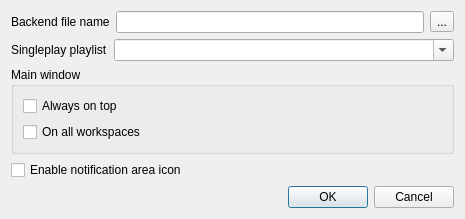
<?xml version="1.0" encoding="UTF-8"?>
<ui version="4.0">
 <class>settings_dialog</class>
 <widget class="QDialog" name="settings_dialog">
  <property name="geometry">
   <rect>
    <x>0</x>
    <y>0</y>
    <width>465</width>
    <height>217</height>
   </rect>
  </property>
  <property name="windowTitle">
   <string>Settings</string>
  </property>
  <layout class="QVBoxLayout" name="verticalLayout_2">
   <item>
    <layout class="QHBoxLayout" name="horizontalLayout">
     <item>
      <widget class="QLabel" name="label">
       <property name="text">
        <string>Backend file name</string>
       </property>
      </widget>
     </item>
     <item>
      <widget class="QLineEdit" name="backend_filepath"/>
     </item>
     <item>
      <widget class="QToolButton" name="backend_filedialog">
       <property name="text">
        <string>...</string>
       </property>
      </widget>
     </item>
    </layout>
   </item>
   <item>
    <layout class="QHBoxLayout" name="horizontalLayout_2">
     <item>
      <widget class="QLabel" name="label_2">
       <property name="sizePolicy">
        <sizepolicy hsizetype="Minimum" vsizetype="Preferred">
         <horstretch>0</horstretch>
         <verstretch>0</verstretch>
        </sizepolicy>
       </property>
       <property name="text">
        <string>Singleplay playlist</string>
       </property>
      </widget>
     </item>
     <item>
      <widget class="QComboBox" name="singleplay_playlist">
       <property name="sizePolicy">
        <sizepolicy hsizetype="Expanding" vsizetype="Fixed">
         <horstretch>0</horstretch>
         <verstretch>0</verstretch>
        </sizepolicy>
       </property>
       <property name="sizeIncrement">
        <size>
         <width>1</width>
         <height>0</height>
        </size>
       </property>
       <property name="editable">
        <bool>true</bool>
       </property>
      </widget>
     </item>
    </layout>
   </item>
   <item>
    <widget class="QGroupBox" name="groupBox">
     <property name="title">
      <string>Main window</string>
     </property>
     <layout class="QVBoxLayout" name="verticalLayout">
      <item>
       <widget class="QCheckBox" name="always_on_top">
        <property name="text">
         <string>Always on top</string>
        </property>
       </widget>
      </item>
      <item>
       <widget class="QCheckBox" name="on_all_workspaces">
        <property name="text">
         <string>On all workspaces</string>
        </property>
       </widget>
      </item>
     </layout>
    </widget>
   </item>
   <item>
    <widget class="QCheckBox" name="notification_area_icon">
     <property name="text">
      <string>Enable notification area icon</string>
     </property>
    </widget>
   </item>
   <item>
    <widget class="QDialogButtonBox" name="buttonBox">
     <property name="orientation">
      <enum>Qt::Horizontal</enum>
     </property>
     <property name="standardButtons">
      <set>QDialogButtonBox::Cancel|QDialogButtonBox::Ok</set>
     </property>
    </widget>
   </item>
  </layout>
 </widget>
 <resources/>
 <connections>
  <connection>
   <sender>buttonBox</sender>
   <signal>accepted()</signal>
   <receiver>settings_dialog</receiver>
   <slot>accept()</slot>
   <hints>
    <hint type="sourcelabel">
     <x>248</x>
     <y>254</y>
    </hint>
    <hint type="destinationlabel">
     <x>157</x>
     <y>274</y>
    </hint>
   </hints>
  </connection>
  <connection>
   <sender>buttonBox</sender>
   <signal>rejected()</signal>
   <receiver>settings_dialog</receiver>
   <slot>reject()</slot>
   <hints>
    <hint type="sourcelabel">
     <x>316</x>
     <y>260</y>
    </hint>
    <hint type="destinationlabel">
     <x>286</x>
     <y>274</y>
    </hint>
   </hints>
  </connection>
 </connections>
</ui>
